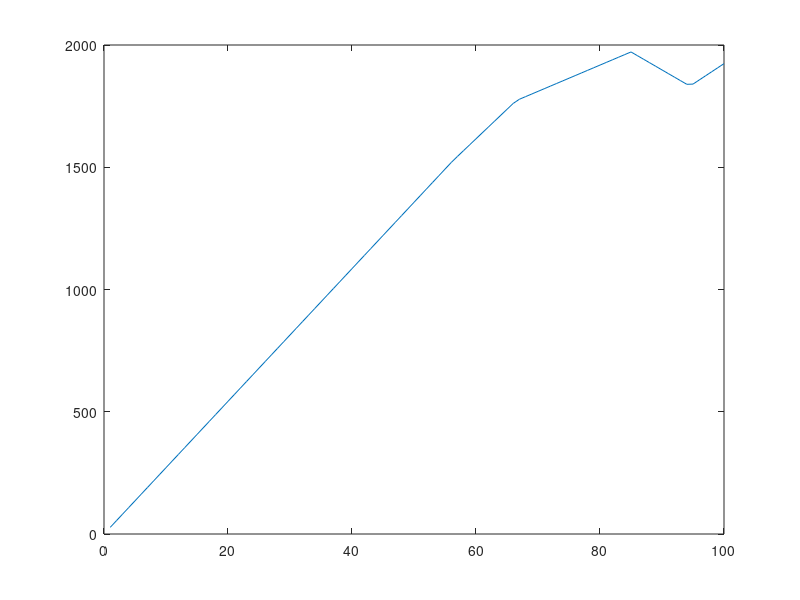

The MATLAB source for this figure:


A =[    1 2 3 1 1 2;
        2 2 1 2 2 1;
        1 0 3 2 2 1; 
        8 15 10 5 0 10;
        17 11 12 15 7 12;
        8 1 11 3 0 25;
        2 10 5 4 13 7; 
        15 0 20 7 10 25; 
        15 5 3 12 8 10; 
        15 13 15 18 10 7];

B = [   700; 
        610; 
        815; 
        4800; 
        4800;
        4800; 
        4800; 
        4800; 
        4800; 
        4800];
    
lb = [0; 0; 0; 0; 0; 0];


% Optimisation pour le responsable commercial
% (Equilibrage des famille (A/B/C) et (D/E/F) )
Aeq = [ 1 1 1 -1 -1 -1];
beq = [0];

%Optimisation pour le comptable
%(calcul des bénéfices)
f1 = [-43.66;-24.68; -42.9;-33.25; -23.88; -16.98];

% Optimisation pour le responsable d'atelier
% (Somme des produits finits)
f2 = [-1;-1;-1;-1;-1;-1];

% Optimisation pour le responsable des stocks
f3 = [5; 5; 8; 6; 6; 5];

% Optimisation pour le responsable du personnel
f4 = [32; 11 ; 32; 22; 17; 37];

A2 = [A;
    -1 -1 -1 -1 -1 -1
    ];
Abenefice =[A;
    -43.66 -24.68 -42.9 -33.25 -23.88 -16.98];
B2 = [B; -10000];


for k = 1:100
    x(k) = k;
    B2 = [B; -13392*(k/100)];
    res = linprog(f4,Abenefice,B2,[],[], lb, []);
    y(k) = f3' * res;
end
figure(1)
plot(x, y)

% Optimisation des stocks 
B2 = [B; -13394*0.92];
res_stocks = linprog(f3,Abenefice,B2,[],[], lb, [])
sums = -f1'*res_stocks

% Optimisation de l'utilisation des machines
B2 = [B; -13394*0.56];
res_pers = linprog(f4,Abenefice,B2,[],[], lb, [])
sumpers = -f1'*res_pers

%res = linprog(f4,Abenefice,B2,[],[], lb, []);
%res2 = linprog(f2, A,B, Aeq, beq, lb, [])
%sum = -f1'*res
